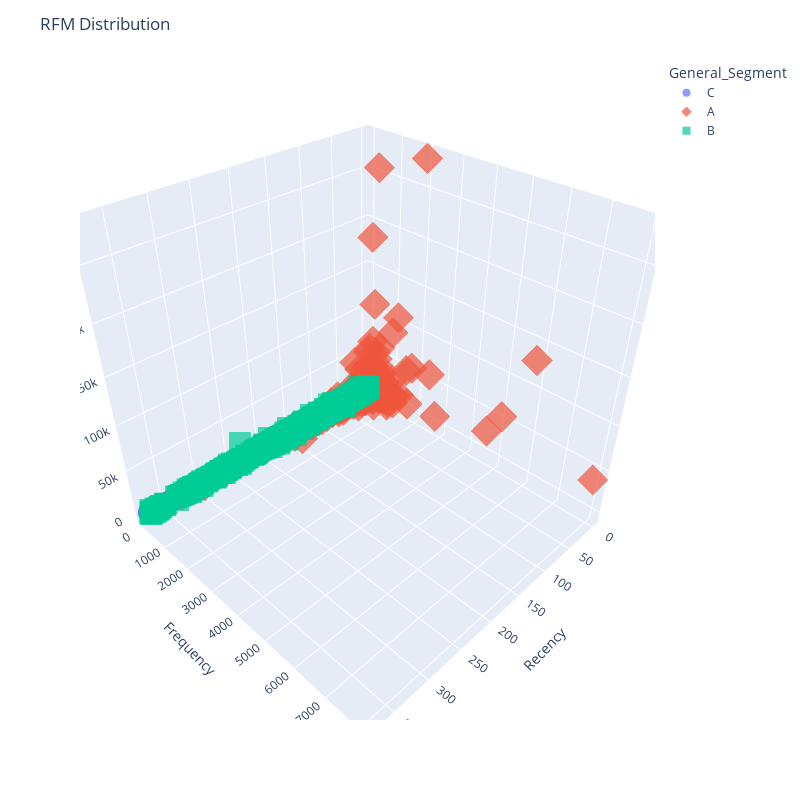

The notebook cell saved with this chart:
### Code cell
#Graph General Segments
fig = px.scatter_3d(temp, x='Recency', y='Frequency', z='MonetaryValue',
                color='General_Segment', symbol='General_Segment',
                color_continuous_scale='Viridis',
                opacity=0.7, width=800, height=800)
fig.update_layout(title='RFM Distribution')
fig.show()

### Figure 1 — Plotly figure (JSON) as saved in the notebook; plotly's stock layout.template omitted (floating-point values rounded to 4 significant figures; data arrays with more than 128 entries replaced by an {"elided": "..."} marker saying what was removed)
{"data": [{"hovertemplate": "General_Segment=C<br>Recency=%{x}<br>Frequency=%{y}<br>MonetaryValue=%{z}<extra></extra>", "legendgroup": "C", "marker": {"color": "#636efa", "opacity": 0.7, "symbol": "circle"}, "mode": "markers", "name": "C", "scene": "scene", "showlegend": true, "type": "scatter3d", "x": {"elided": "783 int values"}, "y": {"elided": "783 int values"}, "z": {"elided": "783 float values"}}, {"hovertemplate": "General_Segment=A<br>Recency=%{x}<br>Frequency=%{y}<br>MonetaryValue=%{z}<extra></extra>", "legendgroup": "A", "marker": {"color": "#EF553B", "opacity": 0.7, "symbol": "diamond"}, "mode": "markers", "name": "A", "scene": "scene", "showlegend": true, "type": "scatter3d", "x": {"elided": "1690 int values"}, "y": {"elided": "1690 int values"}, "z": {"elided": "1690 float values"}}, {"hovertemplate": "General_Segment=B<br>Recency=%{x}<br>Frequency=%{y}<br>MonetaryValue=%{z}<extra></extra>", "legendgroup": "B", "marker": {"color": "#00cc96", "opacity": 0.7, "symbol": "square"}, "mode": "markers", "name": "B", "scene": "scene", "showlegend": true, "type": "scatter3d", "x": {"elided": "1899 int values"}, "y": {"elided": "1899 int values"}, "z": {"elided": "1899 float values"}}], "layout": {"height": 800, "legend": {"title": {"text": "General_Segment"}, "tracegroupgap": 0}, "margin": {"t": 60}, "scene": {"domain": {"x": [0, 1], "y": [0, 1]}, "xaxis": {"title": {"text": "Recency"}}, "yaxis": {"title": {"text": "Frequency"}}, "zaxis": {"title": {"text": "MonetaryValue"}}}, "title": {"text": "RFM Distribution"}, "width": 800}}
